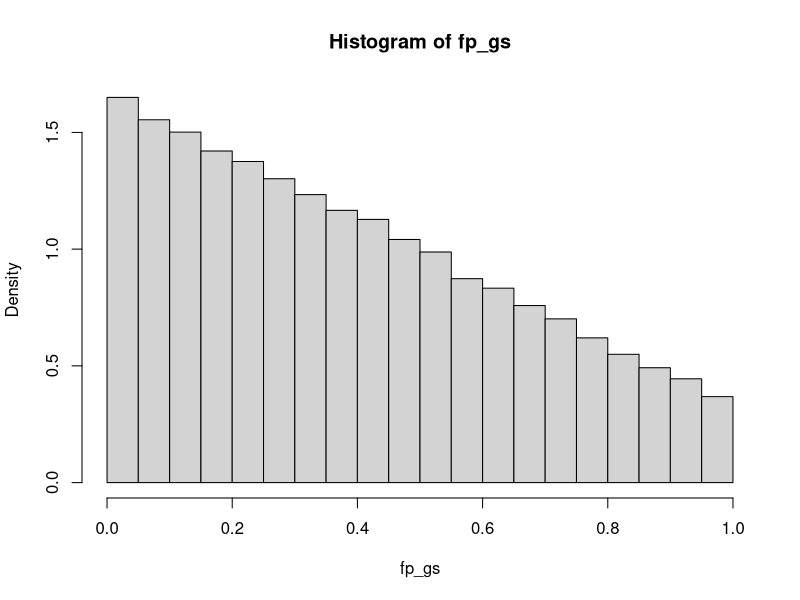
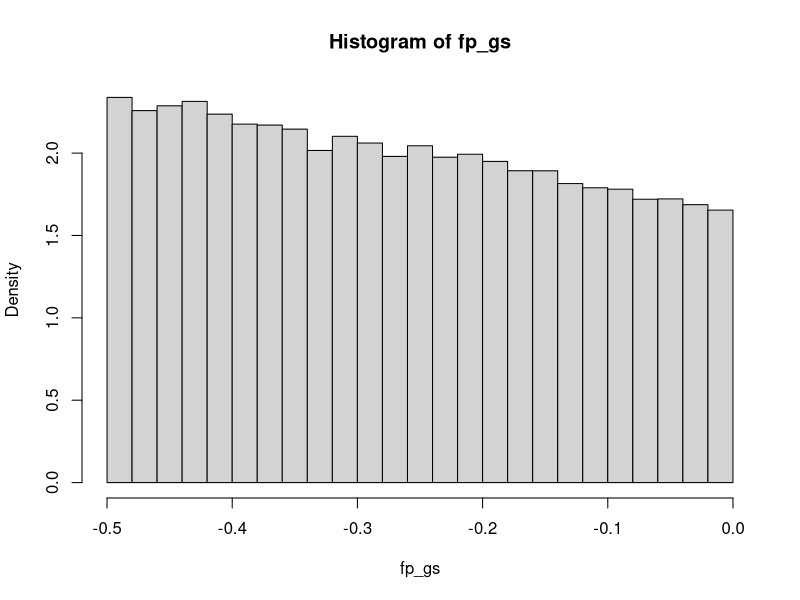
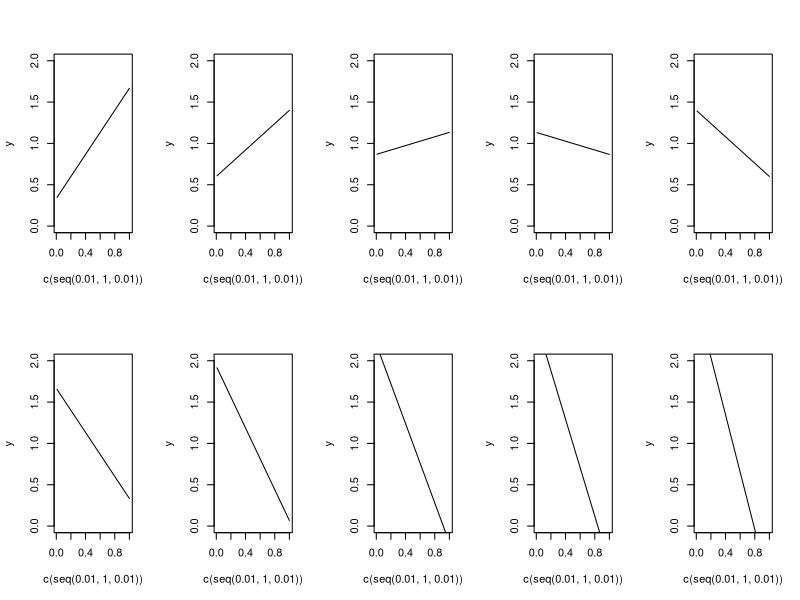

Generate these figures, in order, with R:
belif = 5
fp_g = c(rep(1,100000))
inv1 = function(x) (-belif+sqrt(x*(belif+1)*(-belif+1)+belif^2))/(-belif+1)
fp_gs = c()
for (i in 1:length(fp_g)) {
  fp_gs[i] = inv1(runif(1,0,1))
}
hist(fp_gs, freq = F)






belif = 5
k = 5
fp_g = c(rep(1,100000))
b0 = 2*belif/(1+belif)
b1 = 2-2*b0

b1=2-4*belif/(1+belif)

ratio = b1*2/k
b1 = b1 -ratio 

inv1 = function(x) {(b1-2+sqrt((-b1+2)^2+4*b1^2*x))/b1^2}
inv1 = function(x) (belif-sqrt(x*(belif+1)*(belif-1)+belif^2))/(belif-1)

fp_gs = c()
for (i in 1:length(fp_g)) {
  fp_gs[i] = inv1(runif(1,0,1))
}
hist(fp_gs, freq = F)



b = 5
b1 = 4*b/(1+b)-2
b0 = 1-b1/2
ratio = b1*2/k

par(mfrow=c(2,5)) 

y = c()
k = 10
for (i in 1:k) {
  for (j in 1:100) {
    y[j] = j/100*b1+b0
  }
  b1 = b1 -ratio 
  b0 = 1-b1/2
  plot(c(seq(0.01,1,0.01)), y, ylim = c(0,2), type = "l")
}


